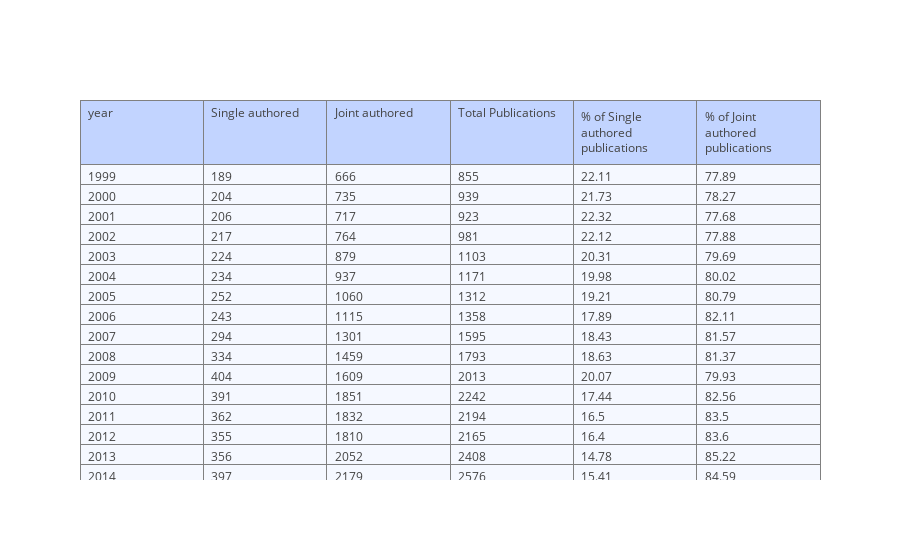
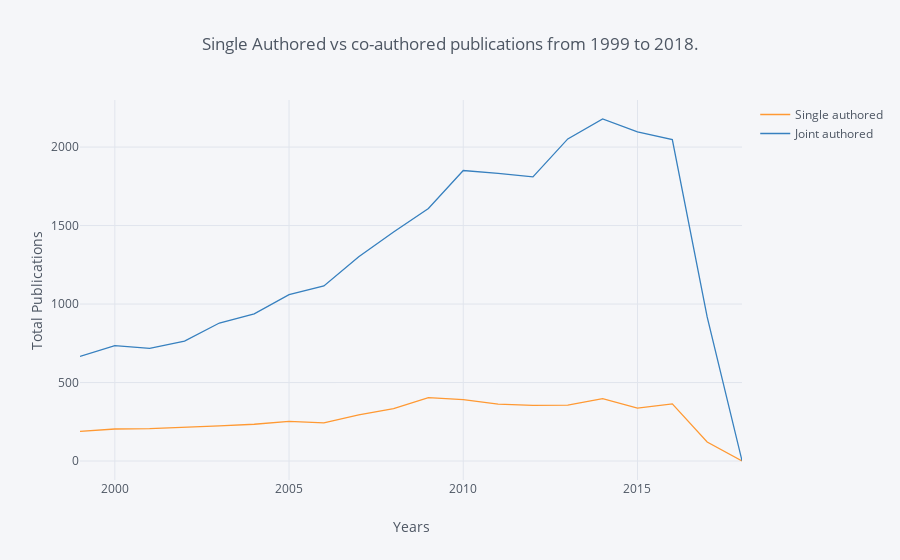
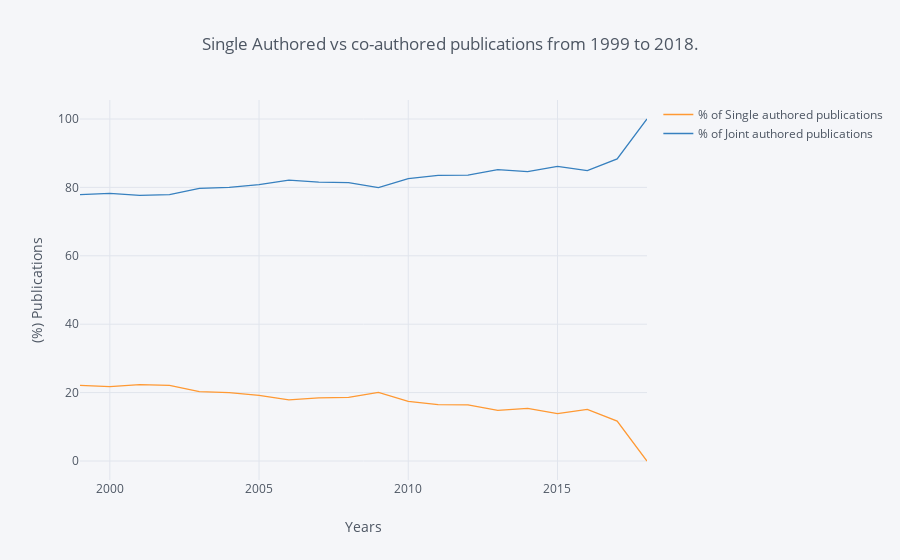

Notebook code cell kept with these figures, in order:
### Code cell
# plot year-wise distribution single author vs co-authored 
n_years = 20
visual.plot_yr_dist_pub(years=n_years)

### Figure 1 — Plotly figure (JSON) as saved in the notebook; plotly's stock layout.template omitted (floating-point values rounded to 4 significant figures)
{"data": [{"cells": {"align": ["left", "left", "left", "left", "left"], "fill": {"color": "#F5F8FF"}, "values": [["1999", "2000", "2001", "2002", "2003", "2004", "2005", "2006", "2007", "2008", "2009", "2010", "2011", "2012", "2013", "2014", "2015", "2016", "2017", "2018"], [189, 204, 206, 217, 224, 234, 252, 243, 294, 334, 404, 391, 362, 355, 356, 397, 337, 364, 121, 0], [666, 735, 717, 764, 879, 937, 1060, 1115, 1301, 1459, 1609, 1851, 1832, 1810, 2052, 2179, 2097, 2048, 918, 2], [855, 939, 923, 981, 1103, 1171, 1312, 1358, 1595, 1793, 2013, 2242, 2194, 2165, 2408, 2576, 2434, 2412, 1039, 2], [22.11, 21.73, 22.32, 22.12, 20.31, 19.98, 19.21, 17.89, 18.43, 18.63, 20.07, 17.44, 16.5, 16.4, 14.78, 15.41, 13.85, 15.09, 11.65, 0], [77.89, 78.27, 77.68, 77.88, 79.69, 80.02, 80.79, 82.11, 81.57, 81.37, 79.93, 82.56, 83.5, 83.6, 85.22, 84.59, 86.15, 84.91, 88.35, 100]]}, "header": {"align": ["left", "left", "left", "left", "left"], "fill": {"color": "#C2D4FF"}, "values": ["year", "Single authored", "Joint authored", "Total Publications", "% of Single authored publications", "% of Joint authored publications"]}, "type": "table", "uid": "1a4e7219-cdb1-4e99-a224-8921f7272414"}], "layout": {}}

### Figure 2 — Plotly figure (JSON) as saved in the notebook; plotly's stock layout.template omitted (floating-point values rounded to 4 significant figures)
{"data": [{"line": {"color": "rgba(255, 153, 51, 1.0)", "dash": "solid", "shape": "linear", "width": 1.3}, "mode": "lines", "name": "Single authored", "text": "", "type": "scatter", "uid": "003caff3-1b1c-4c54-a124-a13201057604", "x": ["1999", "2000", "2001", "2002", "2003", "2004", "2005", "2006", "2007", "2008", "2009", "2010", "2011", "2012", "2013", "2014", "2015", "2016", "2017", "2018"], "y": [189, 204, 206, 217, 224, 234, 252, 243, 294, 334, 404, 391, 362, 355, 356, 397, 337, 364, 121, 0]}, {"line": {"color": "rgba(55, 128, 191, 1.0)", "dash": "solid", "shape": "linear", "width": 1.3}, "mode": "lines", "name": "Joint authored", "text": "", "type": "scatter", "uid": "b712f32a-ddb4-41c7-a7e6-7eb2c167587f", "x": ["1999", "2000", "2001", "2002", "2003", "2004", "2005", "2006", "2007", "2008", "2009", "2010", "2011", "2012", "2013", "2014", "2015", "2016", "2017", "2018"], "y": [666, 735, 717, 764, 879, 937, 1060, 1115, 1301, 1459, 1609, 1851, 1832, 1810, 2052, 2179, 2097, 2048, 918, 2]}], "layout": {"legend": {"bgcolor": "#F5F6F9", "font": {"color": "#4D5663"}}, "paper_bgcolor": "#F5F6F9", "plot_bgcolor": "#F5F6F9", "title": {"font": {"color": "#4D5663"}, "text": "Single Authored vs co-authored publications from 1999 to 2018."}, "xaxis": {"gridcolor": "#E1E5ED", "showgrid": true, "tickfont": {"color": "#4D5663"}, "title": {"font": {"color": "#4D5663"}, "text": "Years"}, "zerolinecolor": "#E1E5ED"}, "yaxis": {"gridcolor": "#E1E5ED", "showgrid": true, "tickfont": {"color": "#4D5663"}, "title": {"font": {"color": "#4D5663"}, "text": "Total Publications"}, "zerolinecolor": "#E1E5ED"}}}

### Figure 3 — Plotly figure (JSON) as saved in the notebook; plotly's stock layout.template omitted (floating-point values rounded to 4 significant figures)
{"data": [{"line": {"color": "rgba(255, 153, 51, 1.0)", "dash": "solid", "shape": "linear", "width": 1.3}, "mode": "lines", "name": "% of Single authored publications", "text": "", "type": "scatter", "uid": "1d3d71ca-72ff-446f-a261-83744e78de2f", "x": ["1999", "2000", "2001", "2002", "2003", "2004", "2005", "2006", "2007", "2008", "2009", "2010", "2011", "2012", "2013", "2014", "2015", "2016", "2017", "2018"], "y": [22.11, 21.73, 22.32, 22.12, 20.31, 19.98, 19.21, 17.89, 18.43, 18.63, 20.07, 17.44, 16.5, 16.4, 14.78, 15.41, 13.85, 15.09, 11.65, 0]}, {"line": {"color": "rgba(55, 128, 191, 1.0)", "dash": "solid", "shape": "linear", "width": 1.3}, "mode": "lines", "name": "% of Joint authored publications", "text": "", "type": "scatter", "uid": "710ed8d7-ff6e-4a56-bfd2-e73e91af7c10", "x": ["1999", "2000", "2001", "2002", "2003", "2004", "2005", "2006", "2007", "2008", "2009", "2010", "2011", "2012", "2013", "2014", "2015", "2016", "2017", "2018"], "y": [77.89, 78.27, 77.68, 77.88, 79.69, 80.02, 80.79, 82.11, 81.57, 81.37, 79.93, 82.56, 83.5, 83.6, 85.22, 84.59, 86.15, 84.91, 88.35, 100]}], "layout": {"legend": {"bgcolor": "#F5F6F9", "font": {"color": "#4D5663"}}, "paper_bgcolor": "#F5F6F9", "plot_bgcolor": "#F5F6F9", "title": {"font": {"color": "#4D5663"}, "text": "Single Authored vs co-authored publications from 1999 to 2018."}, "xaxis": {"gridcolor": "#E1E5ED", "showgrid": true, "tickfont": {"color": "#4D5663"}, "title": {"font": {"color": "#4D5663"}, "text": "Years"}, "zerolinecolor": "#E1E5ED"}, "yaxis": {"gridcolor": "#E1E5ED", "showgrid": true, "tickfont": {"color": "#4D5663"}, "title": {"font": {"color": "#4D5663"}, "text": "(%) Publications"}, "zerolinecolor": "#E1E5ED"}}}
